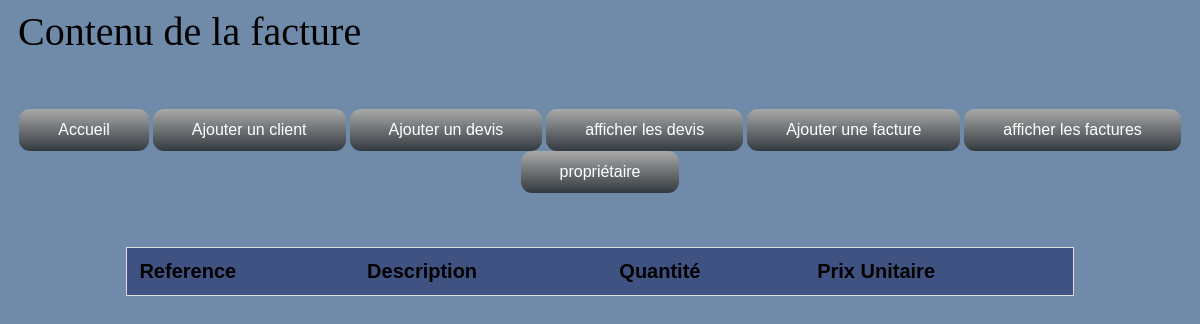
/showF.php?id=2, run on an earlier commit of the app's database.
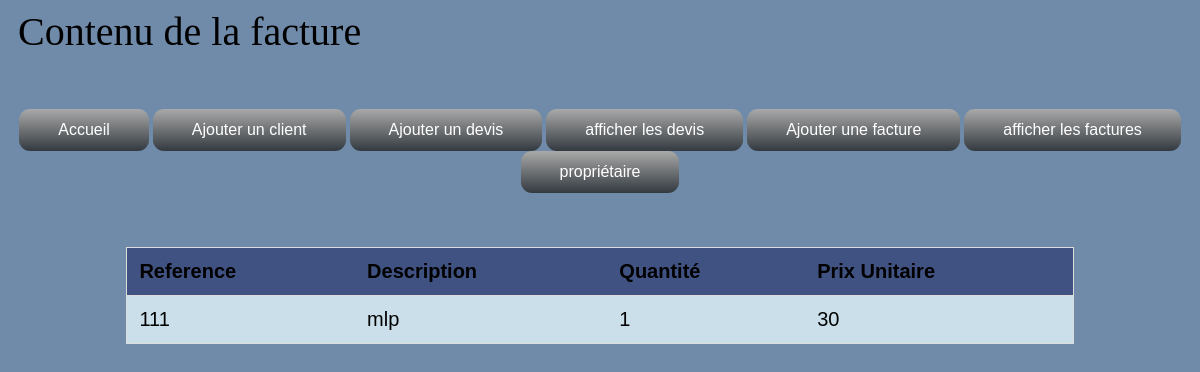
And on a later commit of the database.
### tables this page shows
CREATE TABLE IF NOT EXISTS `lignefacture` (
  `idLfacture` int(20) NOT NULL AUTO_INCREMENT,
  `referenceF` int(20) NOT NULL,
  `descriptionF` text NOT NULL,
  `quantiteF` int(5) unsigned NOT NULL,
  `prixUnitaireF` float unsigned NOT NULL,
  `idFacture` int(20) NOT NULL,
  PRIMARY KEY (`idLfacture`),
  KEY `fk_facture_lignefacture` (`idFacture`)
);

### showF.php (the view, shortened to what this page needs)
<?php
try
  {
    $bdd = new PDO('mysql:host=localhost;dbname=sylvainard;charset=utf8', 'root','');
    $bdd->setAttribute(PDO::ATTR_ERRMODE,PDO::ERRMODE_EXCEPTION);
  }
  catch (Exception $e)
  {
    die('erreur :'.$e->getMessage());
  }
  $id = $_GET['id'];
 ?>
<html>
	<head>
    	<link rel="stylesheet" href="ajoutClient.css">
      <link rel="stylesheet" href="global.css">
	</head>
	<body>
		<div id="bloc_page">
      <header>
        <div id="titre_principal"> <H1>Contenu de la facture </H1></div>
      </header>
    </div>
    <br><br><br>
    <ul id="menu">
      <center>
        <li><a href="index.php">Accueil </a></li>
        <li><a href="ajoutClient.php">Ajouter un client</a></li>
        <li><a href="ajoutDevis.php">Ajouter un devis</a></li>
        <li><a href="afficherD.php">afficher les devis </a></li>
         <li><a href="ajoutF.php">Ajouter une facture</a></li>
        <li><a href="afficherF.php">afficher les factures </a></li>
        <li><a href="editP.php">propriétaire </a></li>
      </center>
    </ul>
    <br><br><br>
          <div class="searchTable">
            <table id="pageTable">
                <tr class="header">
                    <th>Reference</th>
                    <th>Description</th>
                    <th>Quantité </th>
                    <th>Prix Unitaire</th>
                </tr>
                <?php
                 $sql2= "SELECT * from lignefacture where idFacture= $id ";
                 $response= $bdd->query($sql2);
                while ($donnees = $response->fetch(PDO::FETCH_ASSOC)) { ?>
                        <tr>
                         <td><?php echo $donnees['referenceF']; ?></td>
                         <td><?php echo $donnees['descriptionF']; ?></td>
                         <td><?php echo $donnees['quantiteF']; ?></td>
                         <td><?php echo $donnees['prixUnitaireF']; ?></td>
                       </tr>
                <?php
                }
                ?>
            </table>
          </div>
	</body>
</html>

What changed in the data, as far as the page shows it:
added lignefacture: referenceF "111", descriptionF "mlp", quantiteF "1", prixUnitaireF "30"
